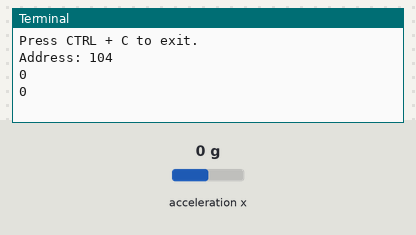
Recording of a program running on a simulated Raspberry Pi (BCM pin numbers). Parts: the last lines printed to the terminal. The test bench sets the inputs (shaded band); at power-on: acceleration x 0 g.

Above: at 1.3 s.
1.4 s: acceleration x set to -1.4 g
At 2.7 s:
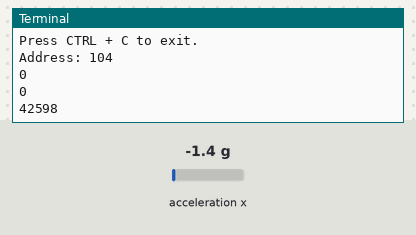
2.9 s: acceleration x set to -0.8 g
At 3.9 s:
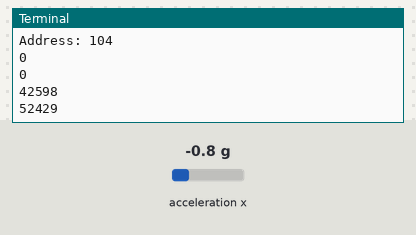
Timing chart, 0 to 5.9 s (numbered marks = the images above; inputs shaded):
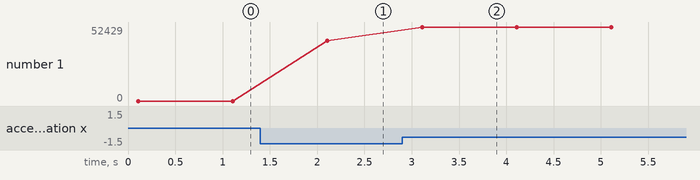

Measured:
- after the input at 1.4 s, the terminal: prints a new line after 0.71 s (image 1)
- after the input at 2.9 s, the terminal: prints a new line after 0.21 s (image 2)
- plotted number 1: 0 → 42598 after the input at 1.4 s, 42598 → 52429 after the input at 2.9 s

The program:

IMU_Testing.py
```python
"""
Program:     IMU_Testing
Revised On:  11/21/2019
"""

### Library Imports
import pigpio
from time import sleep
from sys import exit
from signal import signal, SIGINT
###


### IMU Registers
REG_SAMP_RATE_DIV = 25
REG_CONFIG = 26
REG_GYRO_CONFIG = 27
REG_ACCEL_CONFIG = 28
REG_FIFO_EN = 35
REG_ACCEL_X_H = 59
REG_ACCEL_X_L = 60
REG_ACCEL_Y_H = 61
REG_ACCEL_Y_L = 62
REG_ACCEL_Z_H = 63
REG_ACCEL_Z_L = 64
REG_GYRO_X_H = 67
REG_GYRO_X_L = 68
REG_GYRO_Y_H = 69
REG_GYRO_Y_L = 70
REG_GYRO_Z_H = 71
REG_GYRO_Z_L = 72
REG_PWR_MGMT_1 = 107
REG_PWR_MGMT_2 = 108
REG_FIFO_CNT_H = 114
REG_FIFO_CNT_L = 115
REG_FIFO_DATA = 116
REG_WHO_AM_I = 117
###


### CTRL + C Signal Handler & Resource Cleanup
def signal_handler(sig, frame):
    """Handler for CTRL + C clean exit."""
    print('Quitting program.')
    cleanup()

def cleanup():
    """Resource cleanup."""
    pi.i2c_close(handle_IMU)
    pi.stop()
    print('Resource cleanup completed.')
    exit(0)

signal(SIGINT, signal_handler)
###


### Function Definitions
def accelWordToFloat(word):
    """Converts the 16-bit 2's-complement ADC word into appropriate float.

    Division scaling assumes +-2g full-scale range.

    Args:
        word - 16-bit 2's-complement ADC word.
    Return:
        float
    """
    if word & 0x8000:
        return float((word ^ 0xffff) + 1) / 16384 * -1
    else:
        return float(word) / 16384

def gyroWordToFloat(word):
    """Converts the 16-bit 2s-complement ADC word into appropriate float.

    Division scaling assumes +-250deg/s full-scale range.

    Args:
        word - 16-bit 2's-complement ADC word.
    Return:
        float
    """
    if word & 0x8000:
        return float((word ^ 0xffff) + 1) / 131 * -1
    else:
        return float(word) / 131


### I2C Setup
# Set I2C channel
channel = 1

# IMU 7-bit address
IMU_ADDR = 0b1101000

# Initialize I2C through pigpio
pi = pigpio.pi()
try:
    handle_IMU = pi.i2c_open(channel, IMU_ADDR)
except:
    # Exit program if I2C open error occurs
    print('I2C open error occurred.')
    exit(0)
###


### IMU Configuration
# Single-Byte Write:  pi.i2c_write_byte_data(handle, reg, data)
# Burst Write:        pi.i2c_write_i2c_block_data(handle, reg, data)
# Single-Byte Read:   pi.i2c_read_byte_data(handle, reg)
# Burst Read:         pi.i2c_read_i2c_block_data(handle, reg, count)
pi.i2c_write_byte_data(handle_IMU, REG_PWR_MGMT_1, 0b10000000)
sleep(0.1)
pi.i2c_write_byte_data(handle_IMU, REG_PWR_MGMT_1, 0b00001000)
pi.i2c_write_byte_data(handle_IMU, REG_PWR_MGMT_2, 0b00000000)
pi.i2c_write_byte_data(handle_IMU, REG_CONFIG, 0b00000000)
pi.i2c_write_byte_data(handle_IMU, REG_SAMP_RATE_DIV, 79)
pi.i2c_write_byte_data(handle_IMU, REG_GYRO_CONFIG, 0b00000000)
pi.i2c_write_byte_data(handle_IMU, REG_ACCEL_CONFIG, 0b00000000)
###


### Main Program
print('Press CTRL + C to exit.')

ba = pi.i2c_read_byte_data(handle_IMU, REG_WHO_AM_I)
print('Address: ' + str(ba))

values = [5, 6]
while True:
    ba = pi.i2c_read_byte_data(handle_IMU, REG_ACCEL_X_H)
    values[0] = ba
    ba = pi.i2c_read_byte_data(handle_IMU, REG_ACCEL_X_L)
    values[1] = ba

    accelX = ((values[0] << 8) | values[1])
    print(accelX)

    sleep(1)
###
```
